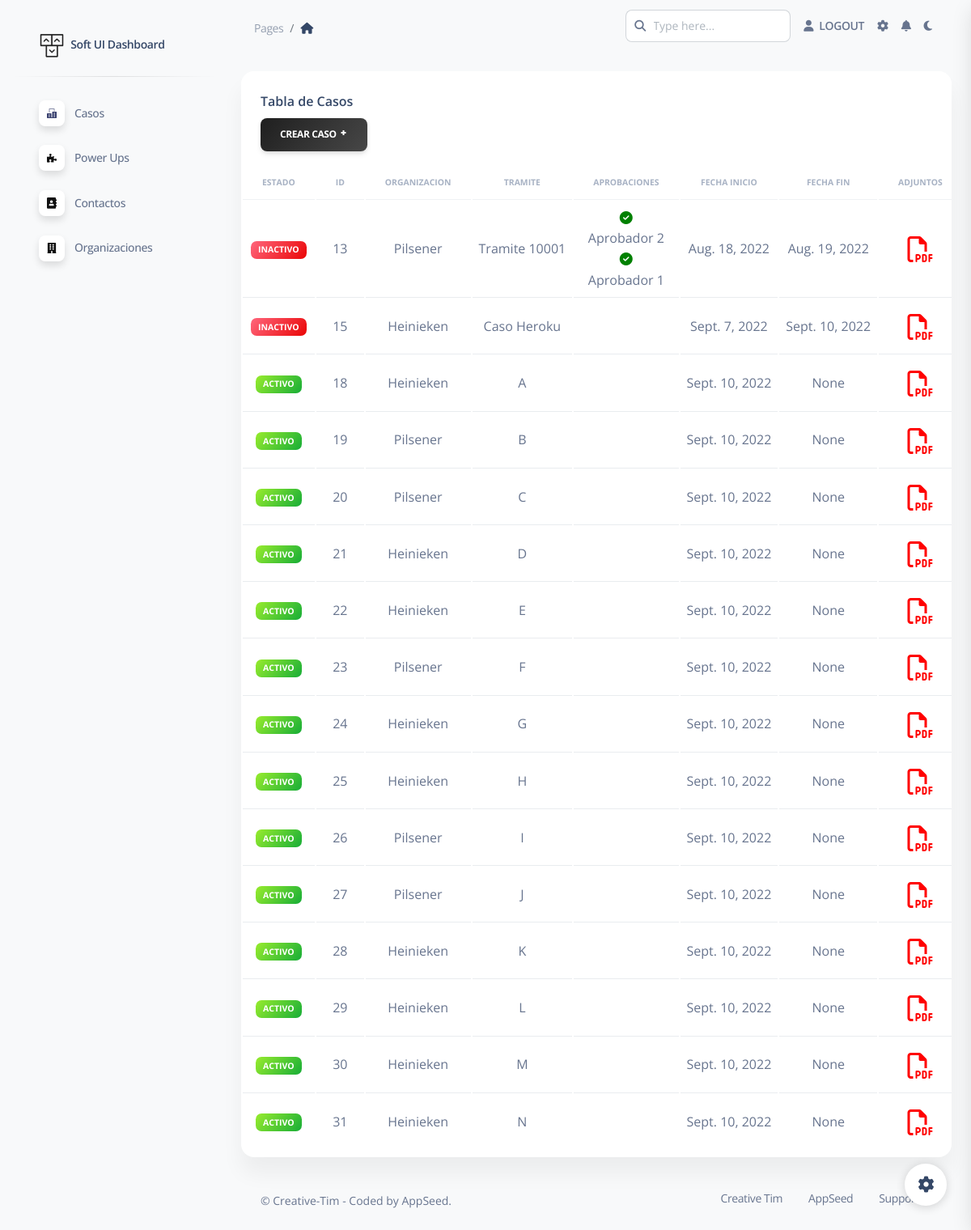
Screenshot of /home/ (signed in) with the database file from the repository.
### mainApp/models.py (models this page shows, shortened)
class Organizacion(models.Model):
    ACTIVO = 'ACT'
    INACTIVO = 'INACT'
    ESTADO_ORGANIZACION = [
        (ACTIVO, 'ACTIVO'),
        (INACTIVO, 'INACTIVO'),
    ]
    organizacionUser = models.ForeignKey(User, on_delete=models.CASCADE)  # new
    status = models.CharField(max_length=5, choices=ESTADO_ORGANIZACION, default=ACTIVO,)
    nombre = models.CharField(max_length = 254)
    direccion = models.CharField(max_length = 254)
    contacto_organizacion = models.CharField(max_length = 254) # PROPIO CONTACTO
    email = models.EmailField(max_length = 254)
    def __str__(self):
        return self.nombre

class Caso(models.Model):
    ACTIVO = 'ACT'
    INACTIVO = 'INACT'
    CERRADO = 'CERR'
    ESTADO_APROBACIONES = [
        (ACTIVO, 'ACTIVO'),
        (CERRADO, 'CERRADO'),
        (INACTIVO, 'INACTIVO')
    ]
    dueñoCaso = models.ForeignKey(User, on_delete=models.CASCADE)  # new
    organizacionName = models.ForeignKey(Organizacion, on_delete=models.CASCADE, null=True)
    idCaso = models.CharField(max_length = 254)
    status = models.CharField(max_length=5, choices=ESTADO_APROBACIONES, default=ACTIVO,)
    tramite = models.CharField(max_length = 254) # PDF
    fecha_inicio = models.DateField(auto_now_add=True)# CUANDO SE NOW()
    fecha_fin = models.DateField(null=True,blank=True) # BLANCO HASTA CAMBIAR DE ESTADO CERRADO

class Aprobaciones(models.Model): #CONTACTO - ESTADO
    ABIERTO = 'ABI'
    CERRADO = 'CERR'
    ESTADO_APROBACIONES = [
        (ABIERTO, 'ABIERTO'),
        (CERRADO, 'CERRADO'),
    ]
    class Meta:
        verbose_name_plural = "Aprobaciones"
    caso = models.ForeignKey(Caso, on_delete=models.CASCADE, null=True)
    contactoQueAprueba = models.ForeignKey(Contacto, on_delete=models.CASCADE)  # new
    status = models.CharField(max_length=5, choices=ESTADO_APROBACIONES, default=ABIERTO,)

class Contacto(models.Model):
    ACTIVO = 'ACT'
    INACTIVO = 'INACT'
    ESTADO_CONTACTO = [
        (ACTIVO, 'ACTIVO'),
        (INACTIVO, 'INACTIVO'),
    ]
    User = models.ForeignKey(User, on_delete=models.CASCADE)  # new
    organizacionName = models.ForeignKey(Organizacion, on_delete=models.CASCADE,  null=True)  # new
    status = models.CharField(max_length=5, choices=ESTADO_CONTACTO, default=ACTIVO,)
    nombre = models.CharField(max_length = 254)
    apellido = models.CharField(max_length = 254)
    celular = models.CharField(max_length = 254)
    departamento = models.CharField(max_length = 254, null=True)
    email = models.EmailField(max_length = 254)

### users/views.py (the view)
# urls.py: path('', views.tableCaso, name = "home"),
@login_required
def tableCaso(request):
    username = request.user.username
    casoQS = Caso.objects.filter(~Q(status='CERR'),dueñoCaso__username = username)
    form = CasoForm()
    form.fields['organizacionName'].queryset = Organizacion.objects.filter(organizacionUser__username=username)
    casos = [
    {'aprobaciones': Aprobaciones.objects.filter(caso__id = caso.pk),
    'id': caso.pk,
    'organizacionName': caso.organizacionName,
    'tramite': caso.tramite,
    'status': caso.get_status_display(),
    'fecha_inicio' : caso.fecha_inicio,
    'fecha_fin' : caso.fecha_fin,
    }
    for caso in casoQS]
    context = {"casos":casos,"form":form}
    return render(request,"users/tables.html",context)

### users/templates/users/tables.html (shortened to what this page needs)
{% extends 'layouts/base.html' %} {% block title %} Tables {% endblock title %}
 {% block content %}
{% load static %}
<div class="container-fluid py-4">
  <div class="row">
    <div class="col-12">
      <div class="card mb-4">
        <div class="card-header pb-0">
          <h6>Tabla de Casos</h6>
          <button
            type="button"
            class="btn bg-gradient-primary"
            data-bs-toggle="modal"
            data-bs-target="#exampleModal"
          >
            Crear Caso <i class="ni ni-fat-add"></i>
          </button>
        </div>
        <div class="card-body px-0 pt-0 pb-2">
          <div class="table-responsive p-0">
            <table class="table align-items-center mb-0">
              <thead>
                <tr>
                  <th
                    class="text-uppercase text-secondary text-xxs font-weight-bolder opacity-7 align-middle text-center"
                  >
                    Estado
                  </th>
                  <th
                    class="text-uppercase text-secondary text-xxs font-weight-bolder opacity-7 align-middle text-center"
                  >
                    ID
                  </th>
                  <th
                    class="text-uppercase text-secondary text-xxs font-weight-bolder opacity-7 align-middle text-center"
                  >
                    Organizacion
                  </th>
                  <th
                    class="text-uppercase text-secondary text-xxs font-weight-bolder opacity-7 align-middle text-center"
                  >
                    Tramite
                  </th>
                  <th
                    class="text-uppercase text-secondary text-xxs font-weight-bolder opacity-7 align-middle text-center"
                  >
                    Aprobaciones
                  </th>
                  <th
                    class="text-uppercase text-secondary text-xxs font-weight-bolder opacity-7 align-middle text-center"
                  >
                    Fecha Inicio
                  </th>
                  <th
                    class="text-uppercase text-secondary text-xxs font-weight-bolder opacity-7 align-middle text-center"
                  >
                    Fecha Fin
                  </th>
                  <th
                    class="text-uppercase text-secondary text-xxs font-weight-bolder opacity-7 align-middle text-center"
                  >
                    Adjuntos
                  </th>
                </tr>
              </thead>
              <tbody>
                {% for caso in casos %}
                <tr>
                  {% if caso.status == 'ACTIVO' %}
                  <td class="align-middle text-center text-sm">
                    <span class="badge badge-sm bg-gradient-success">
                      {{caso.status}}</span
                    >
                    {% else %}
                  <td class="align-middle text-center text-sm">
                    <span class="badge badge-sm bg-gradient-danger">
                      {{caso.status}}</span
                    >
                    {% endif %}
                  </td>
                  <td class="align-middle text-center">
                    <h7>{{caso.id}} </h7>
                  </td>
                  <td class="align-middle text-center">
                    <h7> {{caso.organizacionName}} </h7>
                  </td>
                  <td class="align-middle text-center">
                    <h7> {{caso.tramite}} </h7>
                  </td>
                  <td class="align-middle text-center">
                    {% for aprobacion in caso.aprobaciones %}
                    <div class="row">
                      <div class="col">
                        {% if aprobacion.status == 'ABI' %}
                        <span style="font-size: 1em; color: green"
                          ><i class="fas fa-check-circle"></i
                        ></span>
                        {% else %}
                        <span style="font-size: 1em; color: red"
                          ><i class="fas fa-times-circle"></i
                        ></span>
                        {% endif %}
                      </div>
                      <div class="col">
                        <span>{{aprobacion.contactoQueAprueba.nombre}}</span>
                      </div>
                    </div>
                    {% endfor %}
                  </td>
                  <td class="align-middle text-center">
                    <h7> {{caso.fecha_inicio}} </h7>
                  </td>
                  <td class="align-middle text-center">
                    <h7> {{caso.fecha_fin}} </h7>
                  </td>
                  <td class="align-middle text-center">
                    <a href="{% url 'file' id=caso.id %}">
                      <span style="font-size: 2em; color: red">
                        <i class="far fa-file-pdf"></i>
                      </span>
                    </a>
                  </td>
                </tr>
                {% endfor %}
              </tbody>
            </table>
          </div>
        </div>
      </div>
    </div>
  </div>
  {% include "includes/footer.html" %}
</div>
{% endblock content %}

### users/templates/layouts/base.html (shortened to what this page needs)
<!DOCTYPE html>
<html lang="en">
  <head>
    {% load static %}
    <link href="{% static 'styles/nucleo-icons.css' %}" rel="stylesheet" />
    <link href=" {% static 'styles/nucleo-svg.css' %}" rel="stylesheet" />
    <link href=" {% static 'styles/nucleo-svg.css' %}" rel="stylesheet" />
    <link
      id="pagestyle"
      href="{% static 'styles/soft-ui-dashboard.css' %}"
      rel="stylesheet"
    />
    <link
      id="pagestyle_dark"
      href="{% static 'styles/dark-theme-core.css' %}/"
      rel="stylesheet"
    />
  </head>
  <body class="g-sidenav-show bg-gray-100">
    {% include "includes/sidebar.html" %}
    <main
      class="main-content position-relative max-height-vh-100 h-100 border-radius-lg"
    >
      {% include "includes/navigation.html" %} {% block content %}{% endblock content %}
    </main>
    {% include "includes/fixed-plugin.html" %}
  </body>
</html>

### users/templates/includes/sidebar.html (shortened to what this page needs)
{% load static %}
<aside
  class="sidenav navbar navbar-vertical navbar-expand-xs border-0 border-radius-xl my-3 fixed-start ms-3"
  id="sidenav-main"
>
  <div class="sidenav-header">
    <a class="navbar-brand m-0" href="/">
      <img
        src="{% static 'media/logos/logo-ct-dark.png' %}"
        class="navbar-brand-img h-100"
        alt="main_logo"
      />
      <span class="ms-1 font-weight-bold">Soft UI Dashboard</span>
    </a>
  </div>
  <hr class="horizontal dark mt-0" />
  <div class="collapse navbar-collapse w-auto" id="sidenav-collapse-main">
    <ul class="navbar-nav">
      <li class="nav-item">
        <a
          class="nav-link {% if 'tables' in segment %} active {% endif %}"
          href="{%url 'tableCaso' %}"
        >
          <div
            class="icon icon-shape icon-sm shadow border-radius-md bg-white text-center me-2 d-flex align-items-center justify-content-center"
          >
          </div>
          <span class="nav-link-text ms-1">Casos</span>
        </a>
      </li>
      <li class="nav-item">
        <a
          class="nav-link {% if 'rtl' in segment %} active {% endif %}"
          href="/powerUps"
        >
          <div
            class="icon icon-shape icon-sm shadow border-radius-md bg-white text-center me-2 d-flex align-items-center justify-content-center"
          >
          </div>
          <span class="nav-link-text ms-1">Power Ups</span>
        </a>
      </li>
      <li class="nav-item">
        <a
          class="nav-link {% if 'rtl' in segment %} active {% endif %}"
          href="/tableContactos"
        >
          <div
            class="icon icon-shape icon-sm shadow border-radius-md bg-white text-center me-2 d-flex align-items-center justify-content-center"
          >
          </div>
          <span class="nav-link-text ms-1">Contactos </span>
        </a>
      </li>
      <li class="nav-item">
        <a
          class="nav-link {% if 'rtl' in segment %} active {% endif %}"
          href="/tableOrganizaciones"
        >
          <div
            class="icon icon-shape icon-sm shadow border-radius-md bg-white text-center me-2 d-flex align-items-center justify-content-center"
          >
          </div>
          <span class="nav-link-text ms-1">Organizaciones</span>
        </a>
      </li>
    </ul>
  </div>
</aside>

### users/templates/includes/navigation.html (shortened to what this page needs)
{% load static %}
<nav
  class="navbar navbar-main navbar-expand-lg px-0 mx-4 shadow-none border-radius-xl"
  id="navbarBlur"
  navbar-scroll="true"
>
  <div class="container-fluid py-1 px-3">
    <nav aria-label="breadcrumb">
      <ol class="breadcrumb bg-transparent mb-0 pb-0 pt-1 px-0 me-sm-6 me-5">
        <li class="breadcrumb-item text-sm">
          <a class="opacity-5 text-dark" href="javascript:;">Pages</a>
        </li>
        <li
          class="breadcrumb-item text-sm text-dark active"
          aria-current="page"
        >
          <i class="fa fa-home me-1"></i>
        </li>
      </ol>
    </nav>
    <div
      class="collapse navbar-collapse mt-sm-0 mt-2 me-md-0 me-sm-4"
      id="navbar"
    >
      <div class="ms-md-auto pe-md-3 d-flex align-items-center">
        <div class="input-group">
          <span class="input-group-text text-body"
            ><i class="fas fa-search" aria-hidden="true"></i
          ></span>
          <input type="text" class="form-control" placeholder="Type here..." />
        </div>
      </div>
      <ul class="navbar-nav justify-content-end">
        <li class="nav-item d-flex align-items-center">
          <a
            href="{% url 'salir' %}"
            class="nav-link text-body font-weight-bold px-0"
          >
            <i class="fa fa-user me-sm-1"></i>
            <span class="d-sm-inline d-none">LOGOUT</span>
          </a>
        </li>
        <li class="nav-item px-3 d-flex align-items-center">
          <a href="javascript:;" class="nav-link text-body p-0">
            <i class="fa fa-cog fixed-plugin-button-nav cursor-pointer"></i>
          </a>
        </li>
        <li class="nav-item dropdown pe-3 d-flex align-items-center">
          <a
            href="javascript:;"
            class="nav-link text-body p-0"
            id="dropdownMenuButton"
            data-bs-toggle="dropdown"
            aria-expanded="false"
          >
            <i class="fa fa-bell cursor-pointer"></i>
          </a>
        </li>
        <li class="nav-item pe-2 d-flex align-items-center">
          <label for="theme-switch" class="nav-link text-body p-0 m-0">
            <i
              class="fa fa-sun fixed-plugin-button-nav cursor-pointer"
              id="theme-indicator"
            ></i>
          </label>
        </li>
      </ul>
    </div>
  </div>
</nav>

### users/templates/includes/footer.html
<footer class="footer pt-3">
  <div class="container-fluid">
    <div class="row align-items-center justify-content-lg-between">
      <div class="col-lg-6 mb-lg-0 mb-4">
        <div class="copyright text-center text-sm text-muted text-lg-start">
          &copy; Creative-Tim - Coded by AppSeed.
        </div>
      </div>
      <div class="col-lg-6">
        <ul
          class="nav nav-footer justify-content-center justify-content-lg-end"
        >
          <li class="nav-item">
            <a
              href="https://bit.ly/3fKQZaL"
              class="nav-link text-muted"
              target="_blank"
              >Creative Tim</a
            >
          </li>
          <li class="nav-item">
            <a
              href="https://appseed.us"
              class="nav-link text-muted"
              target="_blank"
              >AppSeed</a
            >
          </li>
          <li class="nav-item">
            <a
              href="https://appseed.us/support/"
              class="nav-link text-muted"
              target="_blank"
              >Support</a
            >
          </li>
        </ul>
      </div>
    </div>
  </div>
</footer>

### users/templates/includes/fixed-plugin.html (shortened to what this page needs)
<div class="fixed-plugin">
  <a class="fixed-plugin-button text-dark position-fixed px-3 py-2">
    <i class="fa fa-cog py-2"> </i>
  </a>
</div>

### users/templates/includes/scripts.html (shortened to what this page needs)
{% load static %}

### rows the page displays
Organizacion: status "INACTIVO", id "13", organizacionName "Pilsener", tramite "Tramite 10001", fecha_inicio "Aug. 18, 2022", fecha_fin "Aug. 19, 2022"
Aprobaciones: status "ABI" (drawn), contactoQueAprueba.nombre "Aprobador 2"
Aprobaciones: status "ABI" (drawn), contactoQueAprueba.nombre "Aprobador 1"
Organizacion: status "INACTIVO", id "15", organizacionName "Heinieken", tramite "Caso Heroku", fecha_inicio "Sept. 7, 2022", fecha_fin "Sept. 10, 2022", status "ACTIVO", id "18", tramite "A", fecha_inicio "Sept. 10, 2022", fecha_fin "None", id "21", tramite "D", id "22", tramite "E", id "24", tramite "G", id "25", tramite "H", id "28", tramite "K", id "29", tramite "L", id "30", tramite "M", id "31", tramite "N"
Organizacion: status "ACTIVO", id "19", organizacionName "Pilsener", tramite "B", fecha_inicio "Sept. 10, 2022", fecha_fin "None", id "20", tramite "C", id "23", tramite "F", id "26", tramite "I", id "27", tramite "J"
